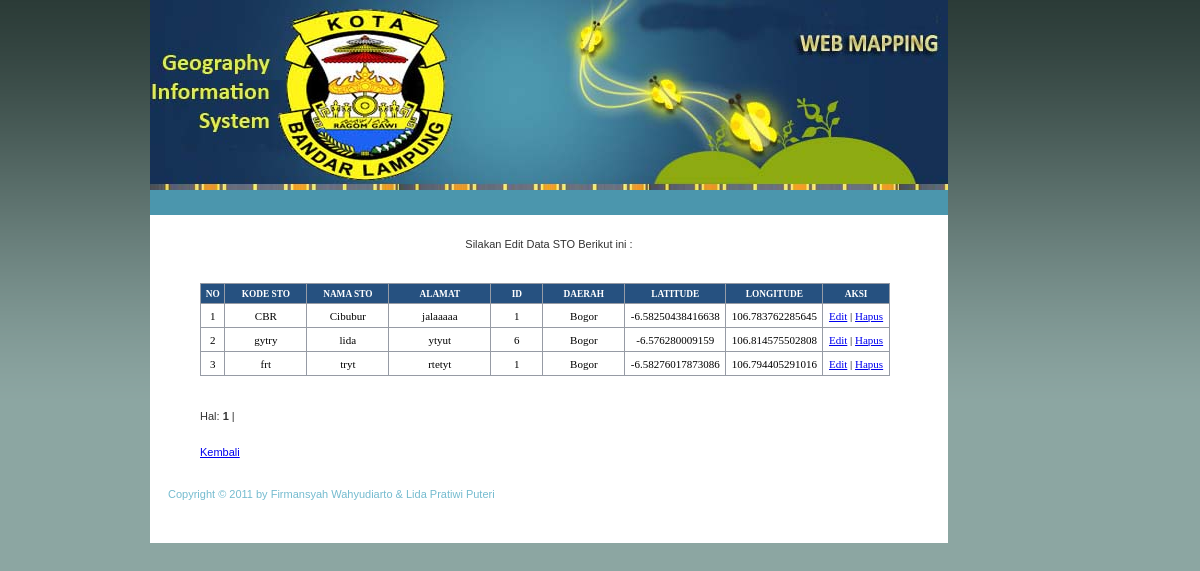
/editsto.php, run on the app's committed database.
### tables this page shows
CREATE TABLE IF NOT EXISTS `sto` (
  `id_sto` int(5) NOT NULL auto_increment,
  `kode_sto` varchar(100) NOT NULL,
  `nama_sto` varchar(100) NOT NULL,
  `alamat` tinytext NOT NULL,
  `id` int(5) NOT NULL,
  `daerah` varchar(100) NOT NULL,
  `lat` double NOT NULL,
  `lng` double NOT NULL,
  PRIMARY KEY  (`id_sto`)
);

### editsto.php (the view, shortened to what this page needs)
<html>
<head>
<?php include("koneksi.php");
include("class_paging.php");
?>
<link rel="stylesheet" type="text/css" href="style_edit2.css" />
<div id="main_content">
		<div id="top_banner"></div>
  <div id="page_content">
                <div>
                    <ul class="menu">
                    </ul>
                </div>
          <div class="clear">
          	<br>
          </div>
    <p>Silakan Edit Data STO Berikut ini :</p><br>
    <div id="tengah4">
    <?php
    $aksi="aksi_sto.php";
switch($_GET[act]){
  default:
    echo "<table border=1>
          <tr>
		  <th>No</th>
		  <th>Kode STO</th>
		  <th>Nama STO</th>
		  <th>Alamat</th>
		  <th>ID</th>
		  <th>Daerah</th>
		  <th>Latitude</th>
		  <th>Longitude</th>
		  <th>Aksi</th>
		  </tr>";
    $p      = new Paging;
    $batas  = 10;
    $posisi = $p->cariPosisi($batas);
    $tampil=mysql_query("SELECT * FROM sto ORDER BY id_sto DESC LIMIT $posisi,$batas");
    $no = $posisi+1;
    while ($r=mysql_fetch_array($tampil)){
      echo "
	  			<tr align=center>
				<td>$no</td>
				<td width=70>$r[kode_sto]</td>
                <td width=70>$r[nama_sto]</td>
                <td width=90>$r[alamat]</td>
                <td width=40>$r[id]</td>
				<td width=70>$r[daerah]</td>
				<td>$r[lat]</td>
				<td>$r[lng]</td>
                <td><a href=?jenis=sto&act=edit_sto&id=$r[id_sto]>Edit</a> |
	                  <a href=$aksi?jenis=sto&act=hapus&id=$r[id_sto]>Hapus</a>
		        </tr>";
      $no++;
    }
    echo "</table>";
    $jmldata=mysql_num_rows(mysql_query("SELECT * FROM sto"));
    $jmlhalaman  = $p->jumlahHalaman($jmldata, $batas);
    $linkHalaman = $p->navHalaman($_GET[halaman], $jmlhalaman);
	echo "<br /> <br />";
    echo "<div id=paging>Hal: $linkHalaman</div><br>";
    break;
}
?>
<br>
<a href="../halaman_utama.php">Kembali</a>
    </div>
  </div>
<div id="footer">
		<div class="footer_links">
                 <a href="#" title="">Copyright &copy; 2011 by Firmansyah Wahyudiarto & Lida Pratiwi Puteri</a><a href="#" title=""></a>
        </div>
    	<div class="copyright"></div>
</div>
</div>
</body>
</html>

### style_edit2.css (style rules this page uses)
.clear { clear:both; }
#main_content { width:798px; height:auto; margin:auto; background-color:#FFFFFF; }
#top_banner { width:798px; height:190px; background:url(images/top_banner.jpg) no-repeat center; }
ul.menu { list-style-type:none; float:left; display:block; width:798px; height:25px; clear:both; margin:0; padding:0; background-color:#4B96AD; }
#page_content { padding:0 0 20px 0; }
#footer { width:798px; height:65px; clear:both; background:url(images/footer_bg.jpg) no-repeat left; }
.footer_links { float:left; padding:10px; }
.footer_links a { text-decoration:none; padding:0 8px 0 8px; color:#74BBCF; }
.copyright { float:right; padding-right:15px; padding-top:7px; }
#main_content #page_content table { text-align: center; }
#main_content #page_content table { text-align: left; font-size: 11px; }
#tengah4 { text-align: left; padding: 0px; margin-left: 50px; }
#main_content #page_content p { text-align: center; }
#main_content #page_content table { text-align: left; color: #000; }
table { font-family: Tahoma; font-size: 8pt; border-width: 1px; border-style: solid; border-color: #999999; border-collapse: collapse; margin: 10px 0px; }
th { color: #FFFFFF; font-size: 7pt; text-transform: uppercase; text-align: center; padding: 0.5em; border-width: 1px; border-style: solid; border-color: #969BA5; border-collapse: collapse; background-color: #265180; }
td { padding: 0.5em; vertical-align: top; border-width: 1px; border-style: solid; border-color: #969BA5; border-collapse: collapse; }

### data on the page
sto: kode_sto "CBR", nama_sto "Cibubur", alamat "jalaaaaa", id "1", daerah "Bogor", lat "-6.58250438416638", lng "106.783762285645"
sto: kode_sto "gytry", nama_sto "lida", alamat "ytyut", id "6", daerah "Bogor", lat "-6.576280009159", lng "106.814575502808"
sto: kode_sto "frt", nama_sto "tryt", alamat "rtetyt", id "1", daerah "Bogor", lat "-6.58276017873086", lng "106.794405291016"
